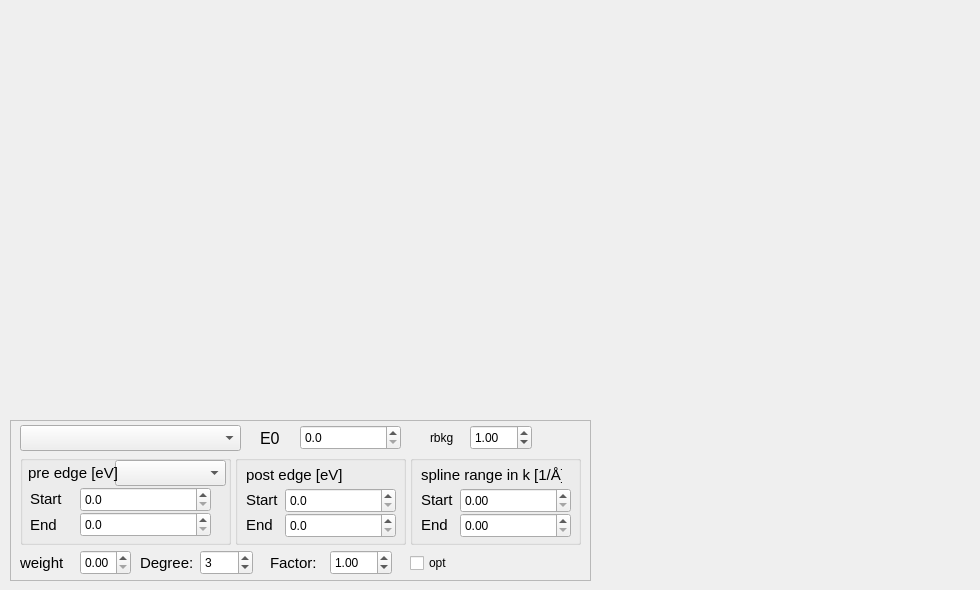
        <widget class="QWidget" name="tab_6">
         <attribute name="title">
          <string>EXAFS</string>
         </attribute>
         <widget class="QWidget" name="widget_EXAFS" native="true">
          <property name="geometry">
           <rect>
            <x>10</x>
            <y>10</y>
            <width>571</width>
            <height>401</height>
           </rect>
          </property>
         </widget>
         <widget class="QWidget" name="mini_chi_k" native="true">
          <property name="geometry">
           <rect>
            <x>600</x>
            <y>10</y>
            <width>371</width>
            <height>291</height>
           </rect>
          </property>
         </widget>
         <widget class="QWidget" name="mini_FT" native="true">
          <property name="geometry">
           <rect>
            <x>600</x>
            <y>310</y>
            <width>371</width>
            <height>271</height>
           </rect>
          </property>
         </widget>
         <widget class="QFrame" name="frame_3">
          <property name="geometry">
           <rect>
            <x>10</x>
            <y>420</y>
            <width>581</width>
            <height>161</height>
           </rect>
          </property>
          <property name="frameShape">
           <enum>QFrame::StyledPanel</enum>
          </property>
          <property name="frameShadow">
           <enum>QFrame::Raised</enum>
          </property>
          <widget class="QComboBox" name="EXAFSBK_type">
           <property name="geometry">
            <rect>
             <x>10</x>
             <y>5</y>
             <width>221</width>
             <height>26</height>
            </rect>
           </property>
          </widget>
          <widget class="QDoubleSpinBox" name="sB_kweight">
           <property name="geometry">
            <rect>
             <x>70</x>
             <y>130</y>
             <width>51</width>
             <height>25</height>
            </rect>
           </property>
           <property name="maximum">
            <double>3.000000000000000</double>
           </property>
           <property name="singleStep">
            <double>1.000000000000000</double>
           </property>
          </widget>
          <widget class="QDoubleSpinBox" name="double_sB_E0_bk">
           <property name="geometry">
            <rect>
             <x>290</x>
             <y>5</y>
             <width>101</width>
             <height>25</height>
            </rect>
           </property>
           <property name="decimals">
            <number>1</number>
           </property>
           <property name="maximum">
            <double>50000.000000000000000</double>
           </property>
          </widget>
          <widget class="QLabel" name="label_29">
           <property name="geometry">
            <rect>
             <x>10</x>
             <y>133</y>
             <width>51</width>
             <height>20</height>
            </rect>
           </property>
           <property name="font">
            <font>
             <pointsize>11</pointsize>
            </font>
           </property>
           <property name="text">
            <string>weight</string>
           </property>
          </widget>
          <widget class="QLabel" name="label_20">
           <property name="geometry">
            <rect>
             <x>250</x>
             <y>8</y>
             <width>31</width>
             <height>20</height>
            </rect>
           </property>
           <property name="font">
            <font>
             <pointsize>12</pointsize>
            </font>
           </property>
           <property name="text">
            <string>E0</string>
           </property>
          </widget>
          <widget class="QGroupBox" name="groupBox_8">
           <property name="geometry">
            <rect>
             <x>225</x>
             <y>35</y>
             <width>171</width>
             <height>90</height>
            </rect>
           </property>
           <property name="title">
            <string/>
           </property>
           <widget class="QDoubleSpinBox" name="double_sB_post_start">
            <property name="geometry">
             <rect>
              <x>50</x>
              <y>33</y>
              <width>111</width>
              <height>25</height>
             </rect>
            </property>
            <property name="decimals">
             <number>1</number>
            </property>
            <property name="maximum">
             <double>50000.000000000000000</double>
            </property>
           </widget>
           <widget class="QLabel" name="label_25">
            <property name="geometry">
             <rect>
              <x>11</x>
              <y>35</y>
              <width>41</width>
              <height>20</height>
             </rect>
            </property>
            <property name="font">
             <font>
              <pointsize>11</pointsize>
             </font>
            </property>
            <property name="text">
             <string>Start</string>
            </property>
           </widget>
           <widget class="QLabel" name="label_26">
            <property name="geometry">
             <rect>
              <x>11</x>
              <y>10</y>
              <width>101</width>
              <height>20</height>
             </rect>
            </property>
            <property name="font">
             <font>
              <pointsize>11</pointsize>
             </font>
            </property>
            <property name="text">
             <string>post edge [eV]</string>
            </property>
           </widget>
           <widget class="QLabel" name="label_27">
            <property name="geometry">
             <rect>
              <x>11</x>
              <y>60</y>
              <width>31</width>
              <height>20</height>
             </rect>
            </property>
            <property name="font">
             <font>
              <pointsize>11</pointsize>
             </font>
            </property>
            <property name="text">
             <string>End</string>
            </property>
           </widget>
           <widget class="QDoubleSpinBox" name="double_sB_post_end">
            <property name="geometry">
             <rect>
              <x>50</x>
              <y>58</y>
              <width>111</width>
              <height>25</height>
             </rect>
            </property>
            <property name="decimals">
             <number>1</number>
            </property>
            <property name="maximum">
             <double>50000.000000000000000</double>
            </property>
           </widget>
          </widget>
          <widget class="QGroupBox" name="groupBox_7">
           <property name="geometry">
            <rect>
             <x>10</x>
             <y>35</y>
             <width>211</width>
             <height>90</height>
            </rect>
           </property>
           <property name="title">
            <string/>
           </property>
           <widget class="QComboBox" name="comboBox_preEdge">
            <property name="geometry">
             <rect>
              <x>95</x>
              <y>5</y>
              <width>111</width>
              <height>26</height>
             </rect>
            </property>
           </widget>
           <widget class="QDoubleSpinBox" name="double_sB_pre_start">
            <property name="geometry">
             <rect>
              <x>60</x>
              <y>32</y>
              <width>131</width>
              <height>25</height>
             </rect>
            </property>
            <property name="decimals">
             <number>1</number>
            </property>
            <property name="maximum">
             <double>50000.000000000000000</double>
            </property>
           </widget>
           <widget class="QLabel" name="label_22">
            <property name="geometry">
             <rect>
              <x>10</x>
              <y>34</y>
              <width>41</width>
              <height>20</height>
             </rect>
            </property>
            <property name="font">
             <font>
              <pointsize>11</pointsize>
             </font>
            </property>
            <property name="text">
             <string>Start</string>
            </property>
           </widget>
           <widget class="QLabel" name="label_23">
            <property name="geometry">
             <rect>
              <x>8</x>
              <y>8</y>
              <width>91</width>
              <height>20</height>
             </rect>
            </property>
            <property name="font">
             <font>
              <pointsize>11</pointsize>
             </font>
            </property>
            <property name="text">
             <string>pre edge [eV]</string>
            </property>
           </widget>
           <widget class="QLabel" name="label_24">
            <property name="geometry">
             <rect>
              <x>10</x>
              <y>60</y>
              <width>41</width>
              <height>20</height>
             </rect>
            </property>
            <property name="font">
             <font>
              <pointsize>11</pointsize>
             </font>
            </property>
            <property name="text">
             <string>End</string>
            </property>
           </widget>
           <widget class="QDoubleSpinBox" name="double_sB_pre_end">
            <property name="geometry">
             <rect>
              <x>60</x>
              <y>57</y>
              <width>131</width>
              <height>25</height>
             </rect>
            </property>
            <property name="decimals">
             <number>1</number>
            </property>
            <property name="maximum">
             <double>50000.000000000000000</double>
            </property>
           </widget>
          </widget>
          <widget class="QLabel" name="label_28">
           <property name="geometry">
            <rect>
             <x>420</x>
             <y>8</y>
             <width>31</width>
             <height>20</height>
            </rect>
           </property>
           <property name="text">
            <string>rbkg</string>
           </property>
          </widget>
          <widget class="QDoubleSpinBox" name="double_sB_rbkg">
           <property name="geometry">
            <rect>
             <x>460</x>
             <y>5</y>
             <width>62</width>
             <height>25</height>
            </rect>
           </property>
           <property name="maximum">
            <double>2.000000000000000</double>
           </property>
           <property name="singleStep">
            <double>0.050000000000000</double>
           </property>
           <property name="value">
            <double>1.000000000000000</double>
           </property>
          </widget>
          <widget class="QSpinBox" name="degree_SS">
           <property name="geometry">
            <rect>
             <x>190</x>
             <y>130</y>
             <width>53</width>
             <height>25</height>
            </rect>
           </property>
           <property name="minimum">
            <number>1</number>
           </property>
           <property name="maximum">
            <number>5</number>
           </property>
           <property name="value">
            <number>3</number>
           </property>
          </widget>
          <widget class="QLabel" name="label_33">
           <property name="geometry">
            <rect>
             <x>130</x>
             <y>133</y>
             <width>54</width>
             <height>20</height>
            </rect>
           </property>
           <property name="font">
            <font>
             <pointsize>11</pointsize>
            </font>
           </property>
           <property name="text">
            <string>Degree:</string>
           </property>
          </widget>
          <widget class="QDoubleSpinBox" name="SmoothF">
           <property name="geometry">
            <rect>
             <x>320</x>
             <y>130</y>
             <width>62</width>
             <height>25</height>
            </rect>
           </property>
           <property name="maximum">
            <double>5.000000000000000</double>
           </property>
           <property name="singleStep">
            <double>0.050000000000000</double>
           </property>
           <property name="value">
            <double>1.000000000000000</double>
           </property>
          </widget>
          <widget class="QLabel" name="label_35">
           <property name="geometry">
            <rect>
             <x>260</x>
             <y>133</y>
             <width>51</width>
             <height>20</height>
            </rect>
           </property>
           <property name="font">
            <font>
             <pointsize>11</pointsize>
            </font>
           </property>
           <property name="text">
            <string>Factor:</string>
           </property>
          </widget>
          <widget class="QCheckBox" name="checkBox_2">
           <property name="geometry">
            <rect>
             <x>400</x>
             <y>133</y>
             <width>51</width>
             <height>20</height>
            </rect>
           </property>
           <property name="text">
            <string>opt</string>
           </property>
          </widget>
          <widget class="QGroupBox" name="groupBox_9">
           <property name="geometry">
            <rect>
             <x>400</x>
             <y>35</y>
             <width>171</width>
             <height>90</height>
            </rect>
           </property>
           <property name="title">
            <string/>
           </property>
           <widget class="QDoubleSpinBox" name="double_sB_sP_start">
            <property name="geometry">
             <rect>
              <x>50</x>
              <y>33</y>
              <width>111</width>
              <height>25</height>
             </rect>
            </property>
            <property name="decimals">
             <number>2</number>
            </property>
            <property name="maximum">
             <double>5.000000000000000</double>
            </property>
            <property name="singleStep">
             <double>0.050000000000000</double>
            </property>
           </widget>
           <widget class="QLabel" name="label_38">
            <property name="geometry">
             <rect>
              <x>11</x>
              <y>35</y>
              <width>41</width>
              <height>20</height>
             </rect>
            </property>
            <property name="font">
             <font>
              <pointsize>11</pointsize>
             </font>
            </property>
            <property name="text">
             <string>Start</string>
            </property>
           </widget>
           <widget class="QLabel" name="label_39">
            <property name="geometry">
             <rect>
              <x>11</x>
              <y>10</y>
              <width>141</width>
              <height>20</height>
             </rect>
            </property>
            <property name="font">
             <font>
              <pointsize>11</pointsize>
             </font>
            </property>
            <property name="text">
             <string>spline range in k [1/Å]</string>
            </property>
           </widget>
           <widget class="QLabel" name="label_40">
            <property name="geometry">
             <rect>
              <x>11</x>
              <y>60</y>
              <width>31</width>
              <height>20</height>
             </rect>
            </property>
            <property name="font">
             <font>
              <pointsize>11</pointsize>
             </font>
            </property>
            <property name="text">
             <string>End</string>
            </property>
           </widget>
           <widget class="QDoubleSpinBox" name="double_sB_sP_end">
            <property name="geometry">
             <rect>
              <x>50</x>
              <y>58</y>
              <width>111</width>
              <height>25</height>
             </rect>
            </property>
            <property name="decimals">
             <number>2</number>
            </property>
            <property name="maximum">
             <double>30.000000000000000</double>
            </property>
            <property name="singleStep">
             <double>0.100000000000000</double>
            </property>
            <property name="value">
             <double>0.000000000000000</double>
            </property>
           </widget>
          </widget>
         </widget>
        </widget>
